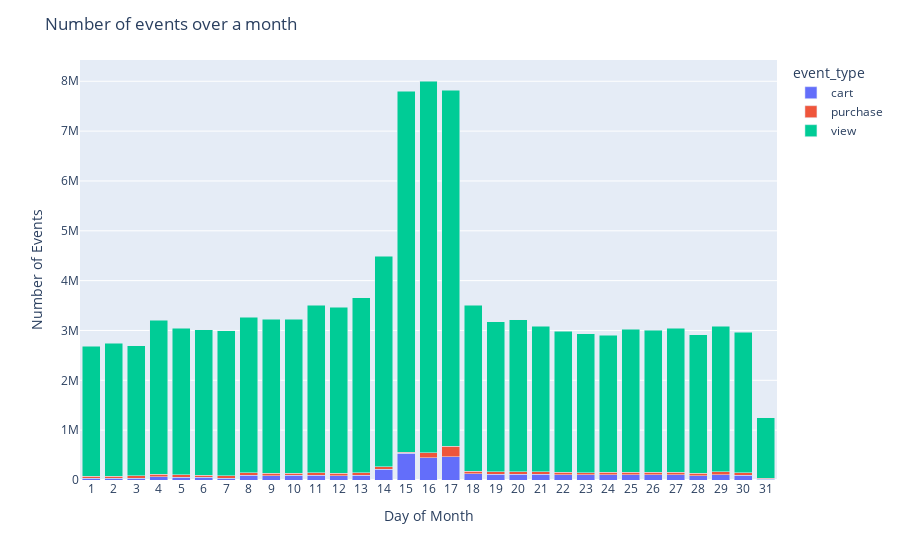

Notebook source saved alongside this figure:
### Markdown cell above
### Time Distribution

### Code cell
# Timestamp Distribution (per event_type) over every day of month

df = sdf_time_dist_month.toPandas()

fig = px.bar(df, x = 'dayofmonth', y = 'cnt', color ='event_type', barmode = 'stack')

fig.update_layout(title = "Number of events over a month",
     xaxis_title = 'Day of Month', yaxis_title = 'Number of Events')
fig.update_xaxes(type="category")
fig.show()

### Figure 1 — Plotly figure (JSON) as saved in the notebook; plotly's stock layout.template omitted (floating-point values rounded to 4 significant figures)
{"data": [{"alignmentgroup": "True", "hovertemplate": "event_type=cart<br>dayofmonth=%{x}<br>cnt=%{y}<extra></extra>", "legendgroup": "cart", "marker": {"color": "#636efa"}, "name": "cart", "offsetgroup": "cart", "orientation": "v", "showlegend": true, "textposition": "auto", "type": "bar", "x": [1, 2, 3, 4, 5, 6, 7, 8, 9, 10, 11, 12, 13, 14, 15, 16, 17, 18, 19, 20, 21, 22, 23, 24, 25, 26, 27, 28, 29, 30, 31], "xaxis": "x", "y": [35804, 36594, 39353, 65815, 54746, 51991, 37517, 95560, 88495, 90562, 96755, 90313, 96325, 212255, 535393, 451420, 468446, 123434, 112017, 112939, 112357, 107163, 101026, 103836, 108367, 106298, 106037, 89285, 109823, 98740, 16780], "yaxis": "y"}, {"alignmentgroup": "True", "hovertemplate": "event_type=purchase<br>dayofmonth=%{x}<br>cnt=%{y}<extra></extra>", "legendgroup": "purchase", "marker": {"color": "#EF553B"}, "name": "purchase", "offsetgroup": "purchase", "orientation": "v", "showlegend": true, "textposition": "auto", "type": "bar", "x": [1, 2, 3, 4, 5, 6, 7, 8, 9, 10, 11, 12, 13, 14, 15, 16, 17, 18, 19, 20, 21, 22, 23, 24, 25, 26, 27, 28, 29, 30, 31], "xaxis": "x", "y": [41765, 41343, 41306, 53978, 48361, 47521, 46261, 48740, 45467, 44822, 51239, 48092, 52088, 50649, 26372, 99624, 213328, 54490, 49614, 50090, 50436, 49563, 46918, 47195, 48747, 46803, 48067, 45380, 52478, 48973, 20078], "yaxis": "y"}, {"alignmentgroup": "True", "hovertemplate": "event_type=view<br>dayofmonth=%{x}<br>cnt=%{y}<extra></extra>", "legendgroup": "view", "marker": {"color": "#00cc96"}, "name": "view", "offsetgroup": "view", "orientation": "v", "showlegend": true, "textposition": "auto", "type": "bar", "x": [1, 2, 3, 4, 5, 6, 7, 8, 9, 10, 11, 12, 13, 14, 15, 16, 17, 18, 19, 20, 21, 22, 23, 24, 25, 26, 27, 28, 29, 30, 31], "xaxis": "x", "y": [2607456, 2668416, 2612149, 3090211, 2944444, 2916113, 2914028, 3119810, 3090206, 3088452, 3357878, 3326749, 3511794, 4221951, 7239800, 7454315, 7140241, 3327006, 3012665, 3050132, 2920329, 2832419, 2791183, 2757226, 2871086, 2848689, 2892505, 2781780, 2921894, 2816675, 1207907], "yaxis": "y"}], "layout": {"barmode": "stack", "legend": {"title": {"text": "event_type"}, "tracegroupgap": 0}, "margin": {"t": 60}, "title": {"text": "Number of events over a month"}, "xaxis": {"anchor": "y", "domain": [0, 1], "title": {"text": "Day of Month"}, "type": "category"}, "yaxis": {"anchor": "x", "domain": [0, 1], "title": {"text": "Number of Events"}}}}
